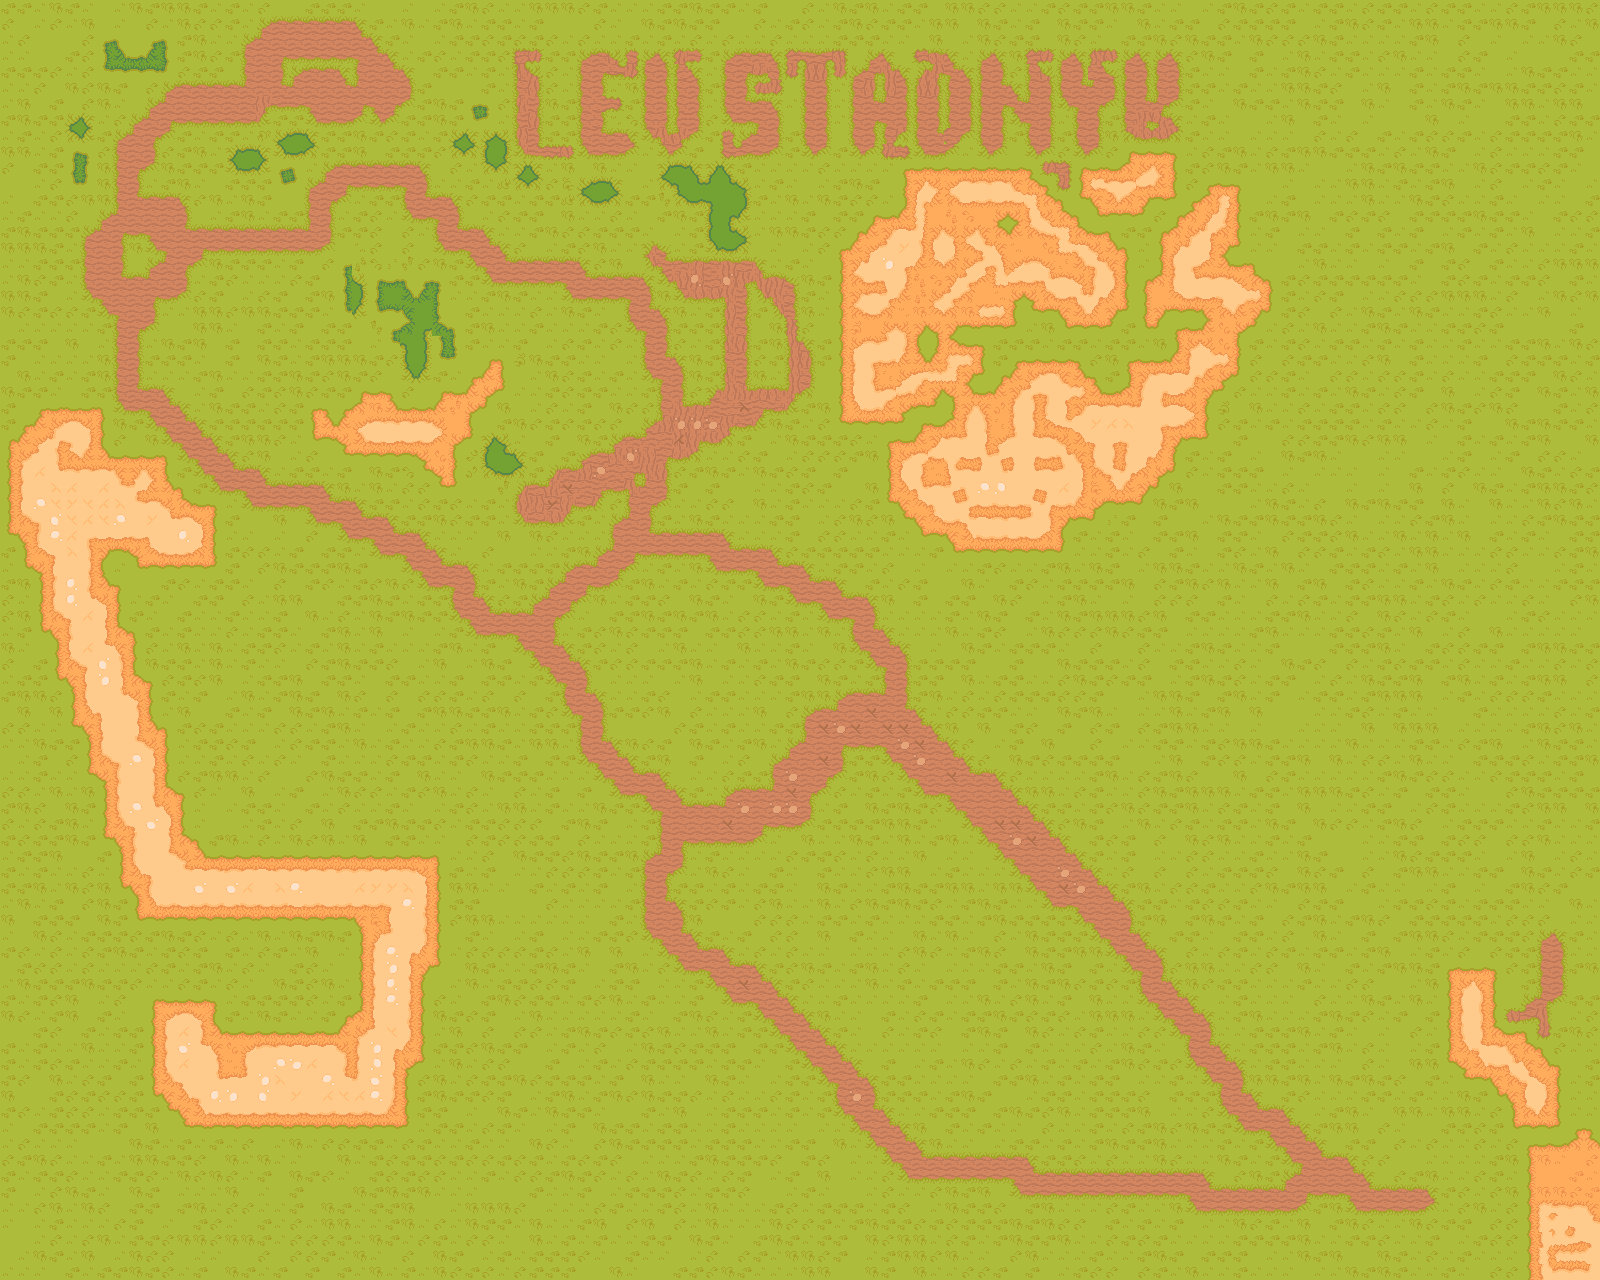

This is a level from a 2D game, rendered from its Tiled map with the project's own tilesets. A one-line summary and the map file follow, with tile-layer data summarised:
An orthogonal 100x80 tile map with 16x16 px tiles, 1 tile layer (tiles), 4 tilesets and 48 objects (9x Enemy, Door, Item).

<map version="1.10" tiledversion="1.11.2" orientation="orthogonal" renderorder="right-down" width="100" height="80" tilewidth="16" tileheight="16" infinite="0" nextlayerid="7" nextobjectid="67">
 <tileset firstgid="1" source="tilesets/TilesetFloor.tsx" />
 <tileset firstgid="573" source="tilesets/buildings_x.tsx" />
 <tileset firstgid="577" source="tilesets/skeleton.tsx" />
 <tileset firstgid="605" source="tilesets/items.tsx" />
 <layer id="1" name="tiles" width="100" height="80" locked="1">
  <data>[8000 cells, 8000 non-empty, 95 distinct tile ids]</data>
 </layer>
 <objectgroup id="5" name="houses" locked="1">
  <object id="3" gid="573" x="288.023" y="31.6882" width="64" height="48" />
  <object id="4" gid="573" x="352.412" y="176.323" width="64" height="48" />
  <object id="5" gid="573" x="144.498" y="204.117" width="64" height="48" />
  <object id="6" gid="576" x="126.346" y="258.773" width="28" height="32" />
  <object id="7" gid="575" x="527.631" y="272.465" width="48" height="49" />
  <object id="8" gid="573" x="656.098" y="543.917" width="64" height="48" />
  <object id="9" gid="575" x="800.083" y="720.305" width="48" height="49" />
  <object id="10" gid="575" x="496.398" y="623.722" width="48" height="49" />
  <object id="11" gid="574" x="992.458" y="1168.15" width="64" height="49" />
  <object id="12" gid="574" x="1392.25" y="1200.34" width="64" height="49" />
  <object id="13" gid="574" x="975.16" y="799.59" width="64" height="49" />
  <object id="14" gid="574" x="1040.51" y="192.219" width="64" height="49" />
  <object id="15" gid="574" x="991.017" y="319.556" width="64" height="49" />
  <object id="16" gid="574" x="1151.51" y="342.14" width="64" height="49" />
  <object id="17" gid="575" x="73.2527" y="560.79" width="48" height="49" />
  <object id="18" gid="575" x="238.842" y="343.101" width="48" height="49" />
  <object id="24" gid="575" x="352.939" y="403.522" width="48" height="49" />
  <object id="28" gid="575" x="188.868" y="402.204" width="48" height="49" />
  <object id="29" gid="575" x="188.868" y="402.204" width="48" height="49" />
  <object id="30" gid="575" x="187.427" y="402.204" width="48" height="49" />
  <object id="31" gid="575" x="187.427" y="402.204" width="48" height="49" />
  <object id="32" gid="575" x="187.427" y="402.204" width="48" height="49" />
  <object id="33" gid="575" x="187.427" y="401.724" width="48" height="49" />
  <object id="34" gid="575" x="187.427" y="401.724" width="48" height="49" />
  <object id="35" gid="575" x="187.427" y="401.724" width="48" height="49" />
  <object id="36" gid="575" x="187.427" y="401.724" width="48" height="49" />
  <object id="37" gid="575" x="187.427" y="401.724" width="48" height="49" />
  <object id="38" gid="575" x="187.427" y="401.724" width="48" height="49" />
  <object id="39" gid="575" x="412.114" y="286.962" width="48" height="49" />
  <object id="40" gid="575" x="473.73" y="368.698" width="48" height="49" />
  <object id="41" gid="575" x="286.996" y="342.92" width="48" height="49" />
  <object id="42" gid="575" x="317.175" y="317.141" width="48" height="49" />
  <object id="43" gid="575" x="238.146" y="412.74" width="48" height="49" />
  <object id="44" gid="575" x="117.429" y="469.955" width="48" height="49" />
  <object id="45" gid="575" x="43.6049" y="424.212" width="48" height="49" />
  <object id="46" gid="573" x="323.234" y="530.759" width="64" height="48" />
  <object id="50" gid="573" x="247.164" y="234.32" width="64" height="48" />
 </objectgroup>
 <objectgroup id="6" name="game">
  <object id="49" type="Door" x="370.905" y="162.366" width="11.8168" height="13.0829">
   <properties>
    <property name="goto" type="file" value="home.tmx" />
   </properties>
  </object>
  <object id="57" type="Enemy" gid="577" x="239.584" y="273.9" width="16" height="16">
   <properties>
    <property name="follows_player" type="bool" value="false" />
   </properties>
  </object>
  <object id="58" type="Enemy" gid="577" x="422.746" y="310.533" width="16" height="16">
   <properties>
    <property name="follows_player" type="bool" value="true" />
   </properties>
  </object>
  <object id="59" type="Enemy" gid="577" x="266.111" y="571.38" width="16" height="16">
   <properties>
    <property name="follows_player" type="bool" value="true" />
   </properties>
  </object>
  <object id="60" type="Enemy" gid="577" x="408.851" y="604.855" width="16" height="16">
   <properties>
    <property name="follows_player" type="bool" value="true" />
   </properties>
  </object>
  <object id="61" type="Enemy" gid="577" x="569.907" y="465.273" width="16" height="16">
   <properties>
    <property name="follows_player" type="bool" value="true" />
   </properties>
  </object>
  <object id="62" type="Enemy" gid="577" x="170.109" y="668.014" width="16" height="16">
   <properties>
    <property name="follows_player" type="bool" value="true" />
   </properties>
  </object>
  <object id="63" type="Enemy" gid="577" x="551.591" y="760.226" width="16" height="16">
   <properties>
    <property name="follows_player" type="bool" value="true" />
   </properties>
  </object>
  <object id="64" type="Enemy" gid="577" x="198.531" y="113.476" width="16" height="16">
   <properties>
    <property name="follows_player" type="bool" value="true" />
   </properties>
  </object>
  <object id="65" type="Enemy" gid="577" x="483.379" y="116.634" width="16" height="16">
   <properties>
    <property name="follows_player" type="bool" value="true" />
   </properties>
  </object>
  <object id="66" type="Item" gid="605" x="488.01" y="134.213" width="9" height="11">
   <properties>
    <property name="kind" propertytype="ItemKind" value="LifePotion" />
   </properties>
  </object>
 </objectgroup>
</map>
